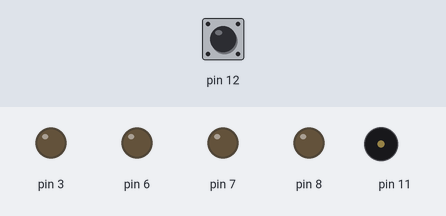
A sketch run on a simulated Arduino Uno, built with avr-gcc and run on an emulated ATmega328P. On the bench: output pins drawn as LEDs (lit = HIGH), buzzer (waves = sounding). The inputs (shaded band) are chosen by the test bench; at power-on: pin 12 HIGH. What the sketch prints to the serial monitor is not drawn. At 1.8 s the program stops and its outputs stay as they are.

Above: at 0.4 s.
At 1.8 s:
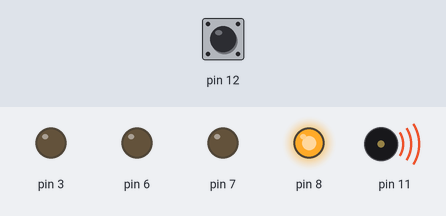
Timing chart, 0 to 3.3 s (numbered marks = the images above):
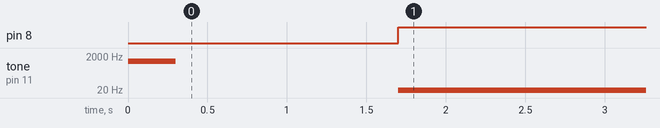

Measured:
- by itself, pin 8: LOW → HIGH at 1.7 s
- by itself, tone on pin 11: silent → 1000 Hz at 0.00 s, → silent 0.30 s later, → 10 Hz 1.4 s later

The sketch:

CarTwo.ino
```cpp
 void setup(){
 Serial.begin(9600);
 tone(11,1000,300);
 pinMode(1,OUTPUT);
 pinMode(6,OUTPUT);
 pinMode(3,OUTPUT);
 pinMode(4,INPUT);
 pinMode(5,INPUT);
 pinMode(6,OUTPUT);
 pinMode(7,OUTPUT);
 pinMode(8,OUTPUT);
 pinMode(12,INPUT);
 pinMode(13,INPUT);
}

void loop(){

 if(digitalRead(12)==LOW && digitalRead(13)==LOW){
  motionForward();
 }
 else{
  jump();
 }

}

void jump(){
  motionNone();
  liftDown();
  delay(1700);
  motionNone();
  motionForward();
while(true){
  tone(11,10,30);
  delay(30);
}
}

void liftUp(){
  digitalWrite(6,LOW);
  digitalWrite(2,HIGH);
 }
void liftDown(){
  Serial.println("down");
  digitalWrite(6,LOW);
  digitalWrite(2,HIGH);
}
void motionBackward(){
  digitalWrite(7,HIGH);
  digitalWrite(8,LOW);
  digitalWrite(9,LOW);
  digitalWrite(10,HIGH);
}
void motionForward(){
  digitalWrite(7,LOW);
  digitalWrite(8,HIGH);
  digitalWrite(9,HIGH);
  digitalWrite(10,LOW);
}
void motionRight(){
  digitalWrite(7,LOW);
  digitalWrite(8,LOW);
  digitalWrite(9,HIGH);
  digitalWrite(10,LOW);
}
void motionLeft(){
   digitalWrite(7,LOW);
  digitalWrite(8,HIGH);
  digitalWrite(9,LOW);
  digitalWrite(10,LOW);
}
void motionNone(){
   digitalWrite(7,LOW);
  digitalWrite(8,LOW);
  digitalWrite(9,LOW);
  digitalWrite(10,LOW);
  digitalWrite(1,LOW);
   digitalWrite(2,LOW);
}
void rotateLeft(){
   digitalWrite(7,LOW);
  digitalWrite(8,HIGH);
  digitalWrite(9,LOW);
  digitalWrite(10,HIGH);
}
void rotateRight(){
   digitalWrite(7,HIGH);
  digitalWrite(8,LOW);
  digitalWrite(9,HIGH);
  digitalWrite(10,LOW);
}
```
